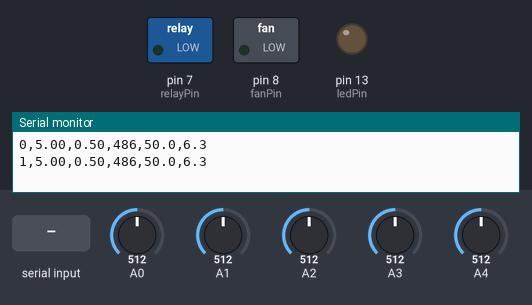
This sketch was run on a simulated Arduino Uno, built with avr-gcc and run on an emulated ATmega328P. Shown: switched loads named in the sketch (green lamp = pin HIGH), output pins drawn as LEDs (lit = HIGH), the last lines printed to the serial monitor. The inputs (shaded band) are chosen by the test bench; at power-on: A0 = 512, A1 = 512, A2 = 512, A3 = 512, A4 = 512.

Above: at 1.2 s.
1.3 s: "LED_ON\n" received over Serial
At 3.0 s:
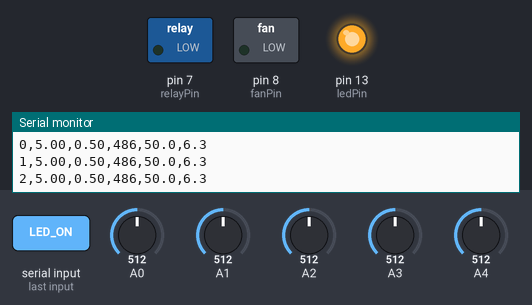
3.5 s: "RELAY_ON\n" received over Serial
At 4.6 s:
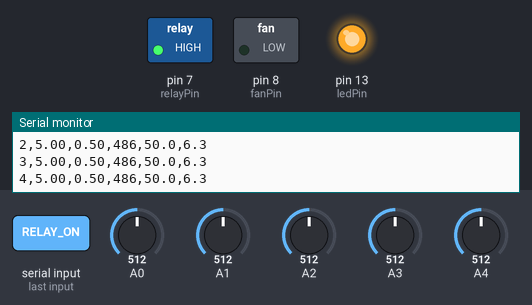
5.5 s: "LED_OFF\n" received over Serial
At 6.3 s:
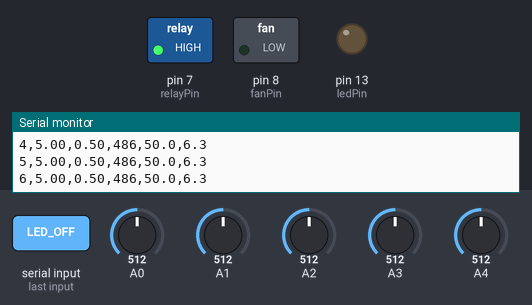
7.5 s: "FAN_ON\n" received over Serial
At 9.2 s:
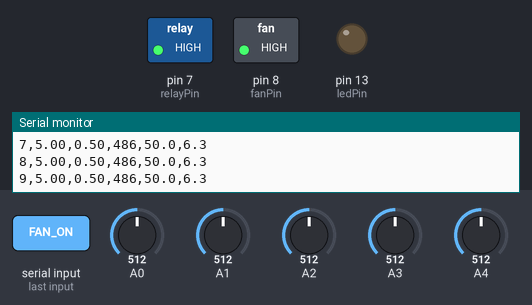
9.5 s: "RELAY_OFF\n" received over Serial
At 10.9 s:
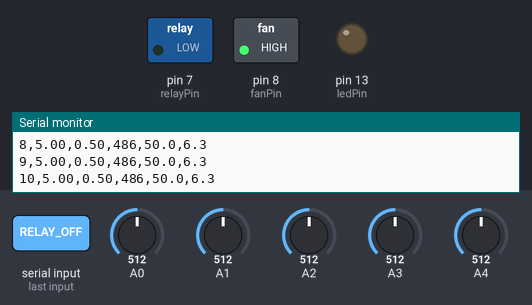
11.5 s: "FAN_OFF\n" received over Serial
At 12.6 s:
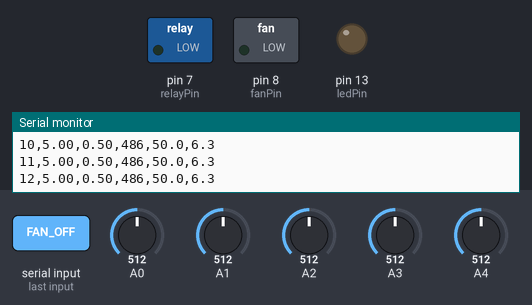
Timing chart, 0 to 14.5 s (numbered marks = the images above; inputs shaded):
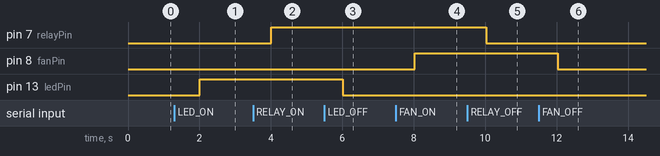

The sketch:

windmill_firmware.ino
```cpp
const int ledPin = 13;
const int relayPin = 7;
const int fanPin = 8;

void setup() {
  pinMode(ledPin, OUTPUT);
  pinMode(relayPin, OUTPUT);
  pinMode(fanPin, OUTPUT);
  Serial.begin(9600);
}

void loop() {
  float voltage = analogRead(A0) * (5.0 / 1023.0) * 2.0;
  float current = analogRead(A1) * (5.0 / 1023.0) * 0.2;
  float rpm = analogRead(A2) * 0.95;
  float temperature = 25.0 + (analogRead(A3) * (5.0 / 1023.0)) * 10.0;
  float windSpeed = analogRead(A4) * (5.0 / 1023.0) * 2.5;

  Serial.print(millis() / 1000);
  Serial.print(',');
  Serial.print(voltage, 2);
  Serial.print(',');
  Serial.print(current, 2);
  Serial.print(',');
  Serial.print(rpm, 0);
  Serial.print(',');
  Serial.print(temperature, 1);
  Serial.print(',');
  Serial.println(windSpeed, 1);

  if (Serial.available()) {
    String command = Serial.readStringUntil('\n');
    command.trim();
    if (command == "LED_ON") digitalWrite(ledPin, HIGH);
    if (command == "LED_OFF") digitalWrite(ledPin, LOW);
    if (command == "RELAY_ON") digitalWrite(relayPin, HIGH);
    if (command == "RELAY_OFF") digitalWrite(relayPin, LOW);
    if (command == "FAN_ON") digitalWrite(fanPin, HIGH);
    if (command == "FAN_OFF") digitalWrite(fanPin, LOW);
  }

  delay(1000);
}
```

Measured:
- after the input at 1.3 s, pin 13 (ledPin): LOW → HIGH after 0.71 s
- after the input at 3.5 s, pin 7 (relayPin): LOW → HIGH after 0.51 s
- after the input at 5.5 s, pin 13 (ledPin): HIGH → LOW after 0.52 s
- after the input at 7.5 s, pin 8 (fanPin): LOW → HIGH after 0.52 s
- after the input at 9.5 s, pin 7 (relayPin): HIGH → LOW after 0.53 s
- after the input at 11.5 s, pin 8 (fanPin): HIGH → LOW after 0.53 s
